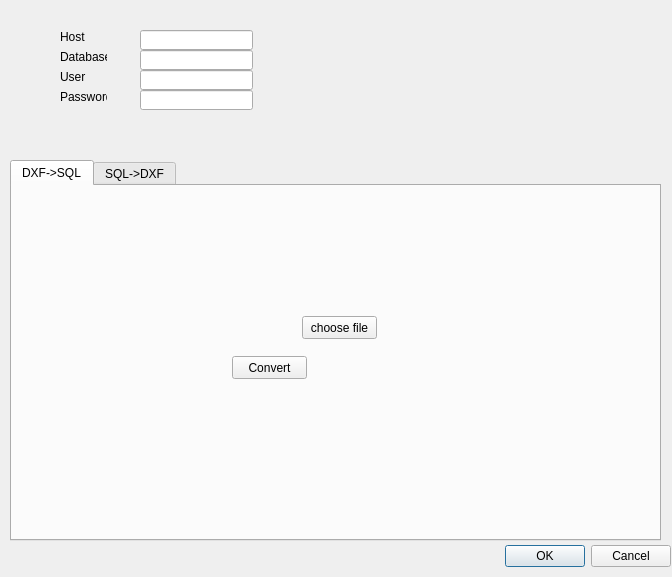
<?xml version="1.0" encoding="UTF-8"?>
<ui version="4.0">
 <class>ConverterDialogBase</class>
 <widget class="QDialog" name="ConverterDialogBase">
  <property name="geometry">
   <rect>
    <x>0</x>
    <y>0</y>
    <width>672</width>
    <height>577</height>
   </rect>
  </property>
  <property name="windowTitle">
   <string>DXF-PostGIS Converter</string>
  </property>
  <widget class="QDialogButtonBox" name="button_box">
   <property name="geometry">
    <rect>
     <x>330</x>
     <y>540</y>
     <width>341</width>
     <height>32</height>
    </rect>
   </property>
   <property name="orientation">
    <enum>Qt::Horizontal</enum>
   </property>
   <property name="standardButtons">
    <set>QDialogButtonBox::Cancel|QDialogButtonBox::Ok</set>
   </property>
  </widget>
  <widget class="QTabWidget" name="tabWidget">
   <property name="geometry">
    <rect>
     <x>10</x>
     <y>160</y>
     <width>651</width>
     <height>381</height>
    </rect>
   </property>
   <property name="currentIndex">
    <number>0</number>
   </property>
   <widget class="QWidget" name="tab">
    <attribute name="title">
     <string>DXF-&gt;SQL</string>
    </attribute>
    <widget class="QPushButton" name="pushButton">
     <property name="geometry">
      <rect>
       <x>220</x>
       <y>170</y>
       <width>75</width>
       <height>23</height>
      </rect>
     </property>
     <property name="text">
      <string>Convert</string>
     </property>
    </widget>
    <widget class="QPushButton" name="pushButton_2">
     <property name="geometry">
      <rect>
       <x>290</x>
       <y>130</y>
       <width>75</width>
       <height>23</height>
      </rect>
     </property>
     <property name="text">
      <string>choose file</string>
     </property>
    </widget>
    <widget class="QgsFileWidget" name="mQgsFileWidget_2">
     <property name="geometry">
      <rect>
       <x>180</x>
       <y>130</y>
       <width>90</width>
       <height>27</height>
      </rect>
     </property>
    </widget>
   </widget>
   <widget class="QWidget" name="tab_2">
    <attribute name="title">
     <string>SQL-&gt;DXF</string>
    </attribute>
    <widget class="QPushButton" name="pushButton_3">
     <property name="geometry">
      <rect>
       <x>320</x>
       <y>130</y>
       <width>75</width>
       <height>23</height>
      </rect>
     </property>
     <property name="text">
      <string>choose file</string>
     </property>
    </widget>
    <widget class="QPushButton" name="pushButton_4">
     <property name="geometry">
      <rect>
       <x>260</x>
       <y>170</y>
       <width>75</width>
       <height>23</height>
      </rect>
     </property>
     <property name="text">
      <string>Convert</string>
     </property>
    </widget>
    <widget class="QgsFileWidget" name="mQgsFileWidget">
     <property name="geometry">
      <rect>
       <x>220</x>
       <y>130</y>
       <width>90</width>
       <height>27</height>
      </rect>
     </property>
    </widget>
   </widget>
  </widget>
  <widget class="QLineEdit" name="lineEdit">
   <property name="geometry">
    <rect>
     <x>140</x>
     <y>30</y>
     <width>113</width>
     <height>20</height>
    </rect>
   </property>
  </widget>
  <widget class="QLineEdit" name="lineEdit_2">
   <property name="geometry">
    <rect>
     <x>140</x>
     <y>50</y>
     <width>113</width>
     <height>20</height>
    </rect>
   </property>
  </widget>
  <widget class="QLineEdit" name="lineEdit_3">
   <property name="geometry">
    <rect>
     <x>140</x>
     <y>70</y>
     <width>113</width>
     <height>20</height>
    </rect>
   </property>
  </widget>
  <widget class="QLineEdit" name="lineEdit_4">
   <property name="geometry">
    <rect>
     <x>140</x>
     <y>90</y>
     <width>113</width>
     <height>20</height>
    </rect>
   </property>
  </widget>
  <widget class="QLabel" name="label">
   <property name="geometry">
    <rect>
     <x>60</x>
     <y>30</y>
     <width>47</width>
     <height>13</height>
    </rect>
   </property>
   <property name="text">
    <string>Host</string>
   </property>
  </widget>
  <widget class="QLabel" name="label_2">
   <property name="geometry">
    <rect>
     <x>60</x>
     <y>50</y>
     <width>47</width>
     <height>13</height>
    </rect>
   </property>
   <property name="text">
    <string>Database</string>
   </property>
  </widget>
  <widget class="QLabel" name="label_3">
   <property name="geometry">
    <rect>
     <x>60</x>
     <y>70</y>
     <width>47</width>
     <height>13</height>
    </rect>
   </property>
   <property name="text">
    <string>User</string>
   </property>
  </widget>
  <widget class="QLabel" name="label_4">
   <property name="geometry">
    <rect>
     <x>60</x>
     <y>90</y>
     <width>47</width>
     <height>13</height>
    </rect>
   </property>
   <property name="text">
    <string>Password</string>
   </property>
  </widget>
 </widget>
 <customwidgets>
  <customwidget>
   <class>QgsFileWidget</class>
   <extends>QWidget</extends>
   <header>qgsfilewidget.h</header>
  </customwidget>
 </customwidgets>
 <resources/>
 <connections>
  <connection>
   <sender>button_box</sender>
   <signal>accepted()</signal>
   <receiver>ConverterDialogBase</receiver>
   <slot>accept()</slot>
   <hints>
    <hint type="sourcelabel">
     <x>20</x>
     <y>20</y>
    </hint>
    <hint type="destinationlabel">
     <x>20</x>
     <y>20</y>
    </hint>
   </hints>
  </connection>
  <connection>
   <sender>button_box</sender>
   <signal>rejected()</signal>
   <receiver>ConverterDialogBase</receiver>
   <slot>reject()</slot>
   <hints>
    <hint type="sourcelabel">
     <x>20</x>
     <y>20</y>
    </hint>
    <hint type="destinationlabel">
     <x>20</x>
     <y>20</y>
    </hint>
   </hints>
  </connection>
 </connections>
</ui>
